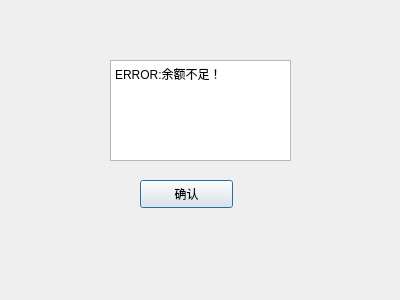
<?xml version="1.0" encoding="UTF-8"?>
<ui version="4.0">
 <class>ballance_error</class>
 <widget class="QDialog" name="ballance_error">
  <property name="geometry">
   <rect>
    <x>0</x>
    <y>0</y>
    <width>400</width>
    <height>300</height>
   </rect>
  </property>
  <property name="windowTitle">
   <string>Dialog</string>
  </property>
  <widget class="QPushButton" name="verify_button">
   <property name="geometry">
    <rect>
     <x>140</x>
     <y>180</y>
     <width>93</width>
     <height>28</height>
    </rect>
   </property>
   <property name="text">
    <string>确认</string>
   </property>
  </widget>
  <widget class="QTextBrowser" name="textBrowser">
   <property name="geometry">
    <rect>
     <x>110</x>
     <y>60</y>
     <width>181</width>
     <height>101</height>
    </rect>
   </property>
   <property name="html">
    <string>&lt;!DOCTYPE HTML PUBLIC &quot;-//W3C//DTD HTML 4.0//EN&quot; &quot;http://www.w3.org/TR/REC-html40/strict.dtd&quot;&gt;
&lt;html&gt;&lt;head&gt;&lt;meta name=&quot;qrichtext&quot; content=&quot;1&quot; /&gt;&lt;style type=&quot;text/css&quot;&gt;
p, li { white-space: pre-wrap; }
&lt;/style&gt;&lt;/head&gt;&lt;body style=&quot; font-family:'SimSun'; font-size:9pt; font-weight:400; font-style:normal;&quot;&gt;
&lt;p style=&quot; margin-top:0px; margin-bottom:0px; margin-left:0px; margin-right:0px; -qt-block-indent:0; text-indent:0px;&quot;&gt;ERROR:余额不足！&lt;/p&gt;&lt;/body&gt;&lt;/html&gt;</string>
   </property>
  </widget>
 </widget>
 <resources/>
 <connections>
  <connection>
   <sender>verify_button</sender>
   <signal>clicked()</signal>
   <receiver>ballance_error</receiver>
   <slot>close()</slot>
   <hints>
    <hint type="sourcelabel">
     <x>193</x>
     <y>199</y>
    </hint>
    <hint type="destinationlabel">
     <x>284</x>
     <y>231</y>
    </hint>
   </hints>
  </connection>
 </connections>
</ui>
